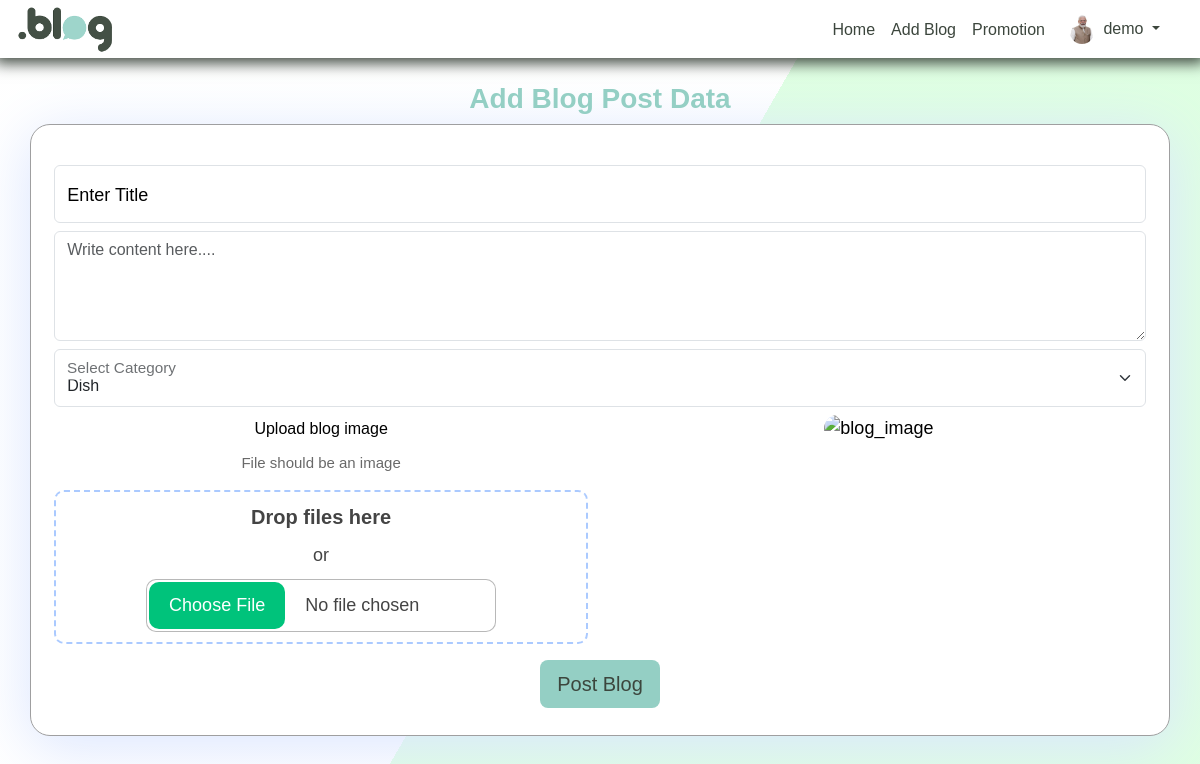
The page /add_blog.php (signed in) on the database its author committed.
### tables this page shows
CREATE TABLE `users` (
  `user_id` int(11) NOT NULL,
  `name` varchar(100) NOT NULL,
  `email` varchar(100) NOT NULL,
  `password` varchar(100) NOT NULL,
  `user_type` enum('client','admin') NOT NULL DEFAULT 'client',
  `image` varchar(100) DEFAULT NULL
);

### add_blog.php (the view, shortened to what this page needs)
<!DOCTYPE html>
<html lang="en">
<head>
</head>
<body>
  <?php
  include "./navbar_dash.php";
  ?>
  <div class="container">
    <div class="row">
      <div class="col-sm-12 m-auto">
        <div class="form-signin w-100 m-auto ">
          <form method="post" class="text-center " enctype="multipart/form-data">
            <h1 class="h3 mt-4 mb-2 fw-bold text-custom">Add Blog Post Data</h1>
            <div class="form row">
              <div class="col-12">
                <div class="form-floating my-2">
                  <input type="text" name="title" class="form-control" id="floatingInput" placeholder="Title" required>
                  <label for="floatingInput">Enter Title</label>
                </div>
                <div class="form-group my-2">
                  <textarea type="content" placeholder="Write content here...." name="content" class="form-control"
                    required rows="4"></textarea>
                </div>
                <div class="form-floating my-2">
                  <select name="category_id" id="floatingCategory" class="form-select">
                    <?php
                    $query = "SELECT * FROM categories";
                    $runquery = mysqli_query($conn, $query);
                    while ($row = mysqli_fetch_assoc($runquery)) {
                      $category = $row["name"];
                      $category_id = $row["category_id"];
                      echo "
                    <option value='$category_id'>$category</option>
                    ";
                    }
                    ?>
                  </select>
                  <label for="floatingCategory">Select Category</label>
                </div>
              </div>
              <div class="col-sm-6">
                <span class="form-title">Upload blog image</span>
                <p class="form-paragraph">
                  File should be an image
                </p>
                <label for="file-input" class="drop-container">
                  <span class="drop-title">Drop files here</span>
                  or
                  <input type="file" name="image" accept="image/*" required id="file-input"
                    onchange="document.getElementById('output').src = window.URL.createObjectURL(this.files[0])">
                </label>
              </div>
              <div class="col-sm-6 ">
                <img class="rounded-5" id="output" src="" alt="blog_image" style="width:100%;">
              </div>
              <div class="form-group">
                <button class="btn btn-custom btn-lg py-2 my-3" name="submit" value="insertSubmit" type="submit">Post
                  Blog</button>
              </div>
            </div>
          </form>
        </div>
      </div>
    </div>
  </div>
</body>
</html>

### navbar_dash.php (shortened to what this page needs)
<!DOCTYPE html>
<html lang="en">
<head>
  <link href="https://cdn.jsdelivr.net/npm/bootstrap@5.3.1/dist/css/bootstrap.min.css" rel="stylesheet">
  <link rel="stylesheet" href="./vendor/css/style.css">
  <link rel="stylesheet" href="https://cdnjs.cloudflare.com/ajax/libs/line-awesome/1.3.0/line-awesome/css/line-awesome.min.css" />
  <link rel="stylesheet" href="./vendor/css/main.css">
  <link rel="stylesheet" href="./vendor/swiper/swiper-bundle.min.css">
  <link href="./lib/css/bootstrap-icons/bootstrap-icons.css" rel="stylesheet">
</head>
<?php
include "connection.php";
$user_id = $_SESSION["user_id"];
$query = "SELECT * FROM Users WHERE user_id='$user_id'";
$runquery = mysqli_query($conn, $query);
$row = mysqli_fetch_assoc($runquery);
$name = $row["name"];
?>
<body>
  <header class="p-1 header_nav">
    <div class="container-fluid">
      <div class="d-flex flex-wrap align-items-center justify-content-center justify-content-lg-start">
        <a href="./dashboard.php" class="d-flex align-items-center mb-2 mb-lg-0 text-white text-decoration-none">
          <img src="./assets/site_logo.png" alt="logo" height="50">
        </a>
        <ul class="nav col-12 col-lg-auto me-2 mb-2 justify-content-center mb-md-0 ms-auto ">
          <li><a href="./dashboard.php" class="nav-link px-2 mt-1 ">Home</a></li>
          <li><a href="./add_blog.php" class="nav-link px-2 mt-1">Add Blog</a></li>
          <li><a href="./promotion_plans.php" class="nav-link px-2 mt-1">Promotion </a></li>
          <li class="nav-item dropdown pe-3">
            <a class="nav-link nav-profile d-flex align-items-center pe-0" href="#" data-bs-toggle="dropdown">
              <img src="<?= $row["image"] ?>" onerror="this.src='assets/profile.png'" alt="Profile" class="rounded-circle" height="30">
              <span class="d-none d-md-block dropdown-toggle ps-2">
                <?= $name ?>
              </span>
            </a>
          </li>
        </ul>
      </div>
    </div>
  </header>
</body>
</html>

### rows shown on the page
users: image (picture), name "demo"

### other values the page prints
form field category_id "Dish"
